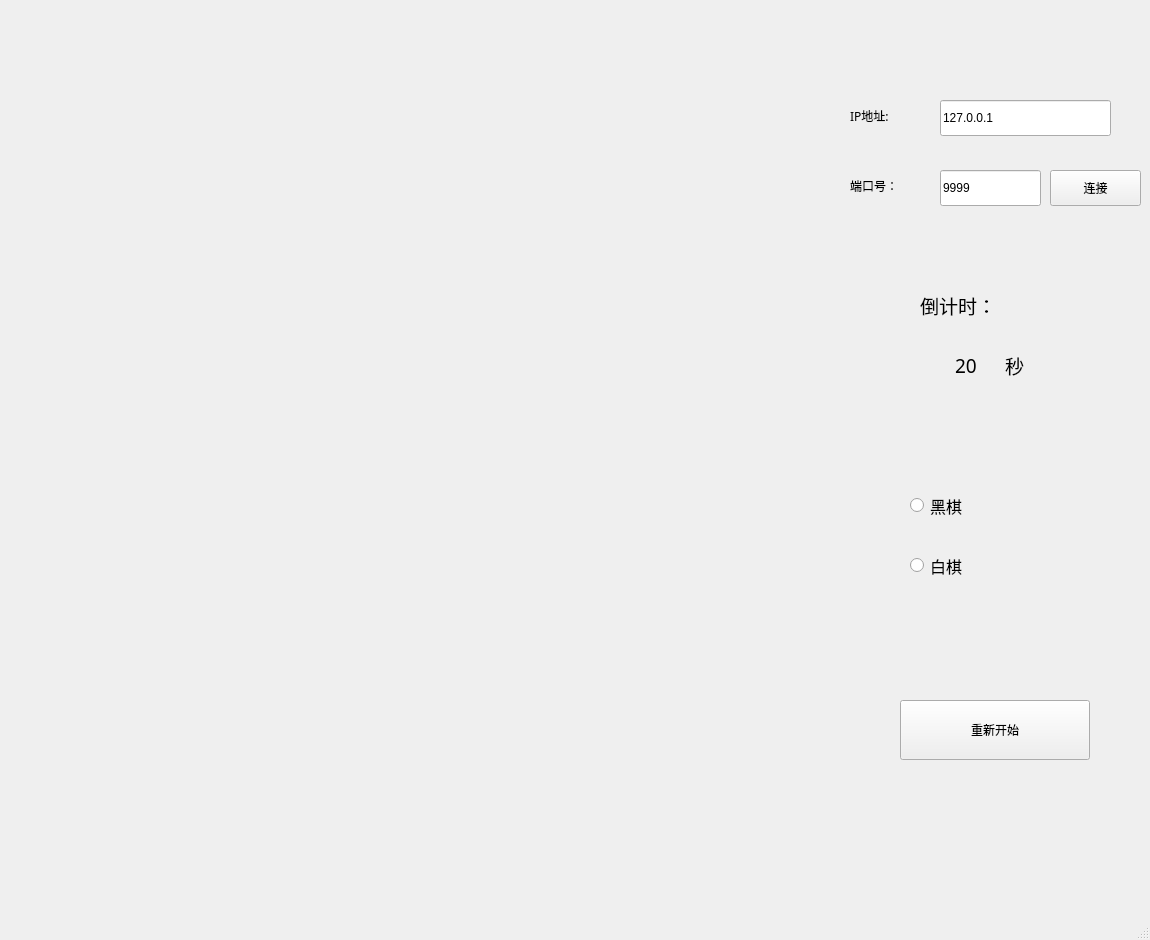
<?xml version="1.0" encoding="UTF-8"?>
<ui version="4.0">
 <class>MainWindow</class>
 <widget class="QMainWindow" name="MainWindow">
  <property name="geometry">
   <rect>
    <x>0</x>
    <y>0</y>
    <width>1150</width>
    <height>940</height>
   </rect>
  </property>
  <property name="minimumSize">
   <size>
    <width>1150</width>
    <height>940</height>
   </size>
  </property>
  <property name="maximumSize">
   <size>
    <width>1150</width>
    <height>940</height>
   </size>
  </property>
  <property name="windowTitle">
   <string>七子棋客户端</string>
  </property>
  <widget class="QWidget" name="centralwidget">
   <widget class="QLineEdit" name="lineEdit">
    <property name="geometry">
     <rect>
      <x>940</x>
      <y>100</y>
      <width>171</width>
      <height>36</height>
     </rect>
    </property>
    <property name="text">
     <string>127.0.0.1</string>
    </property>
   </widget>
   <widget class="QLineEdit" name="lineEdit_2">
    <property name="geometry">
     <rect>
      <x>940</x>
      <y>170</y>
      <width>101</width>
      <height>36</height>
     </rect>
    </property>
    <property name="text">
     <string>9999</string>
    </property>
   </widget>
   <widget class="QLabel" name="label">
    <property name="geometry">
     <rect>
      <x>850</x>
      <y>100</y>
      <width>121</width>
      <height>31</height>
     </rect>
    </property>
    <property name="font">
     <font>
      <family>AcadEref</family>
      <pointsize>9</pointsize>
     </font>
    </property>
    <property name="text">
     <string>IP地址:</string>
    </property>
   </widget>
   <widget class="QLabel" name="label_2">
    <property name="geometry">
     <rect>
      <x>850</x>
      <y>170</y>
      <width>101</width>
      <height>31</height>
     </rect>
    </property>
    <property name="font">
     <font>
      <family>AcadEref</family>
      <pointsize>9</pointsize>
     </font>
    </property>
    <property name="text">
     <string>端口号：</string>
    </property>
   </widget>
   <widget class="QPushButton" name="pushButton">
    <property name="geometry">
     <rect>
      <x>1050</x>
      <y>170</y>
      <width>91</width>
      <height>36</height>
     </rect>
    </property>
    <property name="text">
     <string>连接</string>
    </property>
   </widget>
   <widget class="QPushButton" name="pushButton_2">
    <property name="geometry">
     <rect>
      <x>900</x>
      <y>700</y>
      <width>190</width>
      <height>60</height>
     </rect>
    </property>
    <property name="font">
     <font>
      <family>AcadEref</family>
      <pointsize>9</pointsize>
     </font>
    </property>
    <property name="text">
     <string>重新开始</string>
    </property>
   </widget>
   <widget class="QLabel" name="label_nettime">
    <property name="geometry">
     <rect>
      <x>920</x>
      <y>280</y>
      <width>171</width>
      <height>51</height>
     </rect>
    </property>
    <property name="font">
     <font>
      <family>楷体</family>
      <pointsize>14</pointsize>
     </font>
    </property>
    <property name="text">
     <string>倒计时：</string>
    </property>
   </widget>
   <widget class="QLabel" name="nettime">
    <property name="geometry">
     <rect>
      <x>955</x>
      <y>320</y>
      <width>151</width>
      <height>91</height>
     </rect>
    </property>
    <property name="font">
     <font>
      <family>AcadEref</family>
      <pointsize>14</pointsize>
     </font>
    </property>
    <property name="text">
     <string>20</string>
    </property>
   </widget>
   <widget class="QRadioButton" name="radioButtonb">
    <property name="geometry">
     <rect>
      <x>910</x>
      <y>480</y>
      <width>131</width>
      <height>51</height>
     </rect>
    </property>
    <property name="font">
     <font>
      <family>AcadEref</family>
      <pointsize>12</pointsize>
     </font>
    </property>
    <property name="text">
     <string>黑棋</string>
    </property>
   </widget>
   <widget class="QRadioButton" name="radioButtonw">
    <property name="geometry">
     <rect>
      <x>910</x>
      <y>540</y>
      <width>141</width>
      <height>51</height>
     </rect>
    </property>
    <property name="font">
     <font>
      <family>AcadEref</family>
      <pointsize>12</pointsize>
     </font>
    </property>
    <property name="text">
     <string>白棋</string>
    </property>
   </widget>
   <widget class="QLabel" name="label_3">
    <property name="geometry">
     <rect>
      <x>1005</x>
      <y>340</y>
      <width>81</width>
      <height>51</height>
     </rect>
    </property>
    <property name="font">
     <font>
      <family>AcadEref</family>
      <pointsize>14</pointsize>
     </font>
    </property>
    <property name="text">
     <string>秒</string>
    </property>
   </widget>
  </widget>
  <widget class="QMenuBar" name="menubar">
   <property name="geometry">
    <rect>
     <x>0</x>
     <y>0</y>
     <width>1150</width>
     <height>26</height>
    </rect>
   </property>
  </widget>
  <widget class="QStatusBar" name="statusbar"/>
 </widget>
 <resources/>
 <connections/>
</ui>
